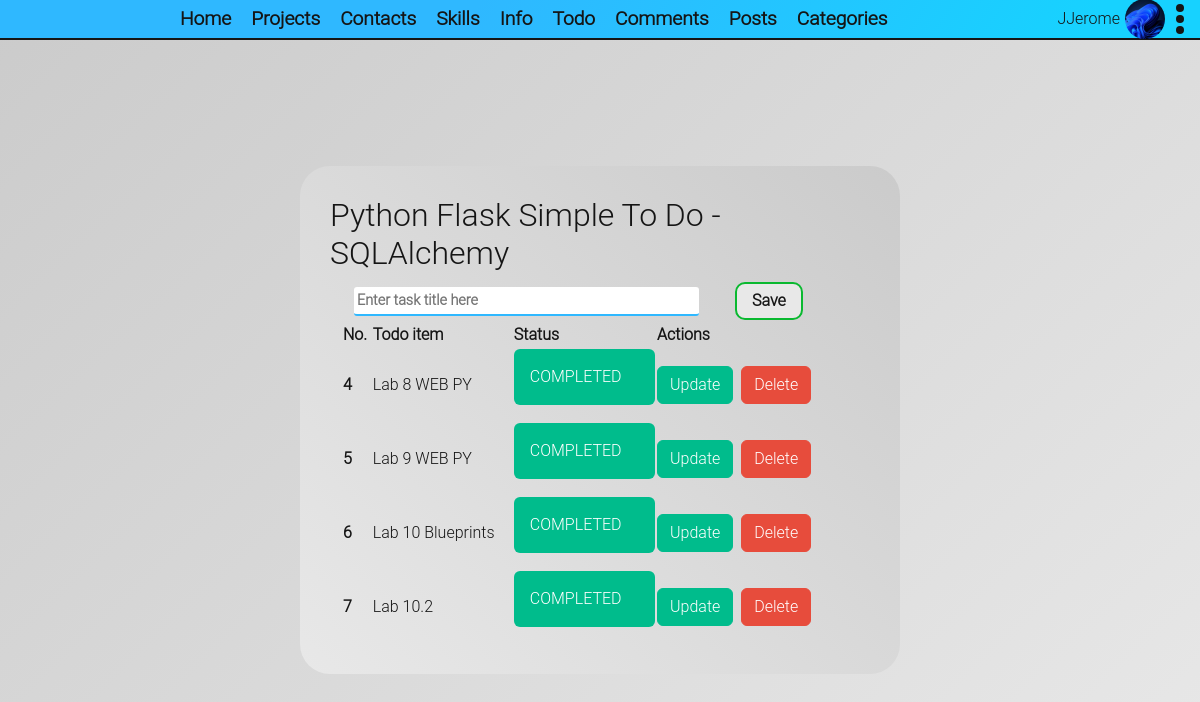
The app's page /todo/todo (signed in), older data.
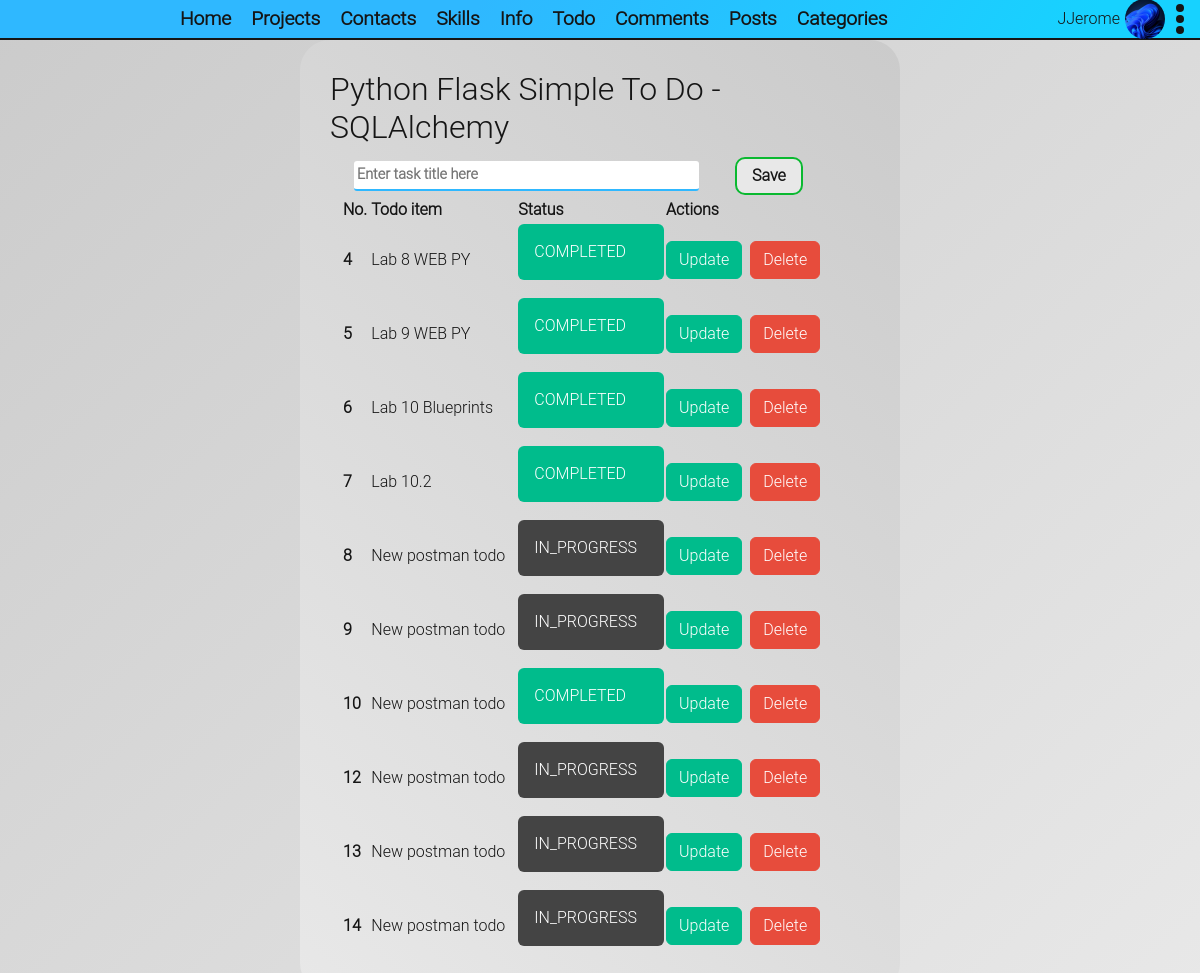
The same page, newer data.
### app/authentication/entitys.py (models this page shows, shortened)
class AuthUser(db.Model, UserMixin):
    id = db.Column(db.Integer, primary_key=True)
    email = db.Column(db.String(35), unique=True, nullable=False)
    username = db.Column(db.String(30), unique=True, nullable=False)
    password_hash = db.Column(db.String(60), unique=False, nullable=False)
    avatar_image = db.Column(db.String(30), nullable=True, default=config.AVATAR_DEFAULT)
    about_me = db.Column(db.String(500), nullable=True, default="")
    last_seen = db.Column(db.DateTime, nullable=True, default=datetime.datetime.now().replace(microsecond=0))
    @property
    def password(self):
        raise AttributeError("password is not a readable attribute")
    @staticmethod
    @login_manager.user_loader
    def user_loader(user_id: int):
        return AuthUser.query.get(user_id)

### app/todo/entitys.py (models this page shows, shortened)
class ToDo(db.Model):
    id = db.Column(db.Integer, primary_key=True)
    title = db.Column(db.String(100))
    completed = db.Column(db.Boolean)
    status = db.Column(db.String(20))
    class Status:
        COMPLETED = "COMPLETED"
        IN_PROGRESS = "IN_PROGRESS"

### app/todo/views.py (the view)
@todo_bp.route('/todo', methods=["GET"])
@login_required
def todo_page():
    return base_render("todo-page.html", todo_list=ToDo.query.all(), todo_form=ToDoForm())

### app/todo/forms.py
class ToDoForm(FlaskForm):
    title = StringField("", validators=[DataRequired(message="This field is required.")])
    submit = SubmitField("Save")

### app/common_logic.py (called while the page is built)
def base_render(template: str, **context):
    return render_template(template, about_os=platform.platform(), user_agent_info=request.user_agent.string, **context)

### app/todo/templates/todo/todo-page.html (shortened to what this page needs)
{% extends 'portfolio-base.html' %}
{% block links %}
    <link rel="stylesheet" type="text/css" href="{{ url_for('todo.static', filename='css/todo-page.css') }}">
{% endblock %}
{% set status_style_class = {
"COMPLETED": "alert-success",
"IN_PROGRESS": "alert-secondary"
} %}
{% from "render-filed.html" import render_field %}
{% block content %}
    <div class="main-wrapper">
        <main class="main container w-50">
            <div class="row">
                <h3>Python Flask Simple To Do - SQLAlchemy</h3>
            </div>
            <div class="row container">
                <form
                        class="row todo-add-part d-flex flex-row align-items-center"
                        action="{{ url_for("todo.add_todo") }}"
                        METHOD="post"
                        novalidate
                >
                    {{ render_field(todo_form.title, class="default-input", placeholder="Enter task title here") }}
                    {{ todo_form.submit(class="default-submit w-auto mx-4") }}
                </form>
                <div class="row todo-table">
                    <table>
                        <thead>
                        <tr>
                            <th scope="col">No.</th>
                            <th scope="col">Todo item</th>
                            <th scope="col">Status</th>
                            <th scope="col">Actions</th>
                        </tr>
                        </thead>
                        <tbody>
                        {% for todo in todo_list %}
                            <tr>
                                <th scope="row">{{ todo.id }}</th>
                                <td>{{ todo.title }}</td>
                                <td>
                                    <div class="alert {{ status_style_class[todo.status] }}" role="alert">
                                        {{ todo.status }}
                                    </div>
                                </td>
                                <td>
                                    <a href="{{ url_for("todo.update_todo", id=todo.id) }}" class="btn btn-success">Update</a>
                                    <a href="{{ url_for("todo.delete_todo", id=todo.id) }}" class="btn btn-danger ms-1">Delete</a>
                                </td>
                            </tr>
                        {% endfor %}
                        </tbody>
                    </table>
                </div>
            </div>
        </main>
    </div>
{% endblock %}

### app/templates/portfolio-base.html (shortened to what this page needs)
<!doctype html>
<html lang="en">
<head>
    <link rel="stylesheet" href="https://cdn.jsdelivr.net/npm/bootswatch@5.3.2/dist/darkly/bootstrap.min.css"
>
    <link rel="stylesheet" type="text/css" href="{{ url_for('static', filename='css/styles.css') }}">
    {% block links %}
    {% endblock %}
</head>
<body class="bg-white-gradient">
<header class="bg-blue-gradient">
    {% include "base-navigation.html" %}
    <div class="right-side">
        {% include "user_details_header.html" %}
    </div>
</header>
{% block content -%}
{% endblock %}
</body>
</html>

### app/templates/render-filed.html (shortened to what this page needs)
{% macro render_field(field) %}
    {% if field.type == 'BooleanField' %}
        <div class="d-flex flex-row justify-content-center align-items-center form-field-row">
            {% if field.label is defined and field.label.text %}
                <dt class="w-100 d-flex flex-row justify-content-center align-items-center">{{ field.label(class="control-label") }}
            {% endif %}
            {{ field(class="default-input mx-4", tabindex=1, **kwargs) | safe }}
        </div>
    {% else %}
        <div class="form-field-row">
            {{ field(class="default-input", tabindex=1, **kwargs) | safe }}
        </div>
    {% endif %}
{% endmacro %}

### app/templates/base-navigation.html
{% set navs = {
"Home": url_for('common.portfolio_main'),
"Projects": url_for('common.portfolio_projects'),
"Contacts": url_for('common.portfolio_contacts'),
"Skills": url_for('common.portfolio_skills'),
"Info": url_for('common.info'),
"Todo": url_for('todo.todo_page'),
"Comments": url_for('common.comments_page'),
"Posts": url_for('posts.all_posts'),
"Categories": url_for('posts.categories')
} %}
<nav class="navigation">
    <ul class="nav-pages" id="navPages">
        {% for label, nav in navs.items() %}
            <li><a href="{{ nav }}">{{ label }}</a></li>
        {% endfor %}
    </ul>
</nav>

### app/templates/user_details_header.html (shortened to what this page needs)
{% block links %}
    <link rel="stylesheet" type="text/css" href="{{ url_for('static', filename='css/user_details_header.css') }}">
{% endblock %}
{% if not current_user.is_authenticated %}
    <div class="">
        <a href="{{ url_for("auth.login") }}">Sign-in</a>
        <a href="{{ url_for("auth.sign_up") }}">Sign-up</a>
    </div>
{% else %}
    <div class="d-flex flex-row align-items-center justify-content-center">
        <div>
            {{ current_user.username }}
        </div>
        <div class="user-details-avatar"
                style="background-image: url('{{ url_for('static', filename='users-avatars/' + current_user.avatar_image) }}')"
        >
        </div>
        <div class="nav-item dropdown">
            <a class="dropdown-toggle show user-details"
               data-bs-toggle="dropdown"
               role="button"
               aria-haspopup="true"
               aria-expanded="true"
            >
                <span></span>
                <span></span>
                <span></span>
            </a>
        </div>
    </div>
{% endif %}

### app/static/css/styles.css (style rules this page uses)
* { --white-color: #e8e8e8; --white-second-color: #cbcbcb; --black-color: #151515; --semi-black-color: #1515157F; --blue-color: #2FB8FFFF; --blue-second-color: #17D2FFFF; --grean-color: #0ab930; --grean-second-color: #2ac44d; --select-color: #ffe700; --select-hover-color: #ffe700; --white-gradient: linear-gradient(317deg, var(--white-color), var(--white-second-color)); --white-gradient-revers: linear-gradient(-317deg, var(--white-color), var(--white-second-color)); --blue-gradient: linear-gradient(123deg, var(--blue-color) 39.22%, var(--blue-second-color) 90.31%); --purple-gradient: linear-gradient(123deg, rgb(115, 33, 255) 39.22%, rgb(139, 84, 229) 90.31%); --light-purple-gradient: linear-gradient(123deg, rgb(139, 84, 229) 39.22%, rgb(169, 124, 245) 90.31%); font-family: "Roboto Light", sans-serif; color: var(--black-color); }
a { color: var(--black-color); }
div, ul, body { padding: 0; margin: 0; }
body { display: flex; flex-direction: column; min-height: 100vh; }
.bg-white-gradient { background: var(--white-gradient); }
.bg-blue-gradient { background: var(--blue-gradient); }
header { display: flex; align-items: center; justify-content: space-between; border-bottom: 2px solid var(--black-color); height: 40px; padding: 0 10px; }
.navigation { display: flex; flex-direction: row; justify-content: space-evenly; align-items: center; height: 40px; }
.nav-pages { list-style: none; display: flex; flex-direction: row; justify-content: space-between; align-content: center; width: 100%; height: 100%; }
.nav-pages li { display: flex; align-items: center; }
.nav-pages li a { font-size: 1.2rem; font-weight: 700; text-decoration: none; padding: 10px; transition: ease .2s; }
.default-input { width: 100%; margin: 3px 0; padding: 3px; border-radius: 3px; border: none; border-bottom: 2px solid var(--blue-color); font-size: .9rem; font-weight: 600; outline: none; transition: ease .15s; }
.default-submit { display: flex; box-sizing: border-box; margin: 2px; padding: 5px 15px; border-radius: 10px; font-size: 1rem; font-weight: 600; border: 2px solid var(--grean-color); background: var(--white-color); transition: ease .1s; }

### app/todo/static/css/todo-page.css (style rules this page uses)
.main-wrapper { display: flex; flex: 1; flex-direction: column; align-items: center; justify-content: center; width: 100%; height: 100%; }
.main-wrapper .main { display: flex; flex-direction: column; justify-content: center; align-items: center; border-radius: 30px; padding: 30px; background: var(--white-gradient-revers); }
.form-field-row { width: 75%; }

### app/static/css/user_details_header.css (style rules this page uses)
.dropdown-toggle::after { content: none;!important; }
.user-details { display: flex; flex-direction: column; justify-content: space-between; align-items: center; height: 30px; width: 10px; margin: 0 5px; }
.user-details span { display: block; width: 8px; height: 8px; border-radius: 100%; background: var(--black-color); }
.user-details-avatar { margin: 5px; width: 40px; height: 40px; border-radius: 100%; background-position: center; background-size: cover;!important; }

Row changes from the older to the newer data that the page shows:
added ToDo: id "8", title "New postman todo", status "IN_PROGRESS"
added ToDo: id "9", title "New postman todo", status "IN_PROGRESS"
added ToDo: id "10", title "New postman todo", status "COMPLETED"
added ToDo: id "12", title "New postman todo", status "IN_PROGRESS"
added ToDo: id "13", title "New postman todo", status "IN_PROGRESS"
added ToDo: id "14", title "New postman todo", status "IN_PROGRESS"
